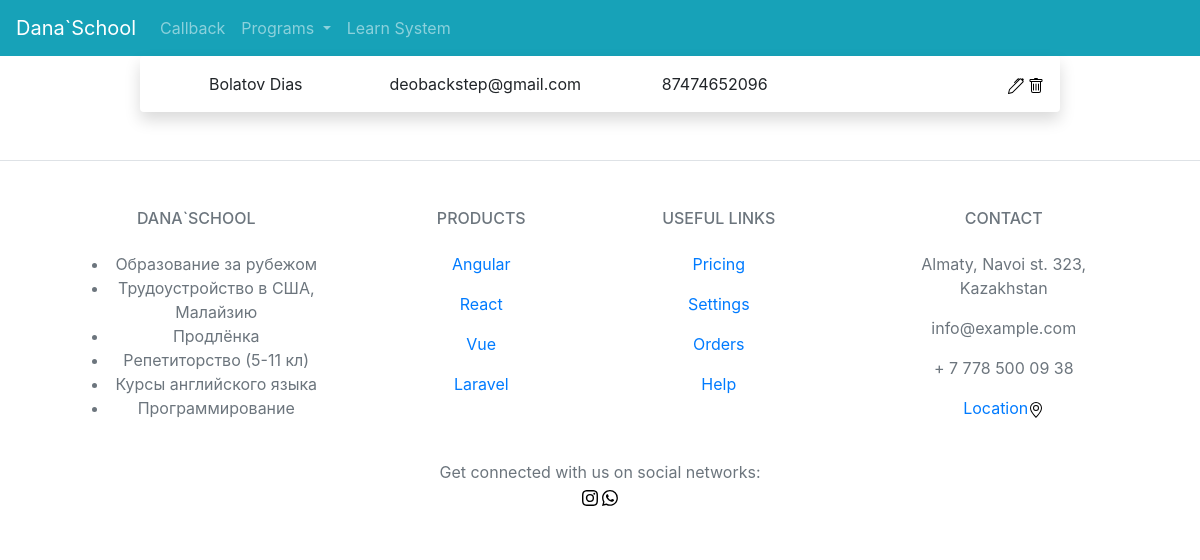
The page /backOffice on the database its author committed.
### main_app/models.py (models this page shows, shortened)
class Student(models.Model):
    last_name = models.CharField(max_length=50, null=False, blank=False)
    first_name = models.CharField(max_length=50, null=False, blank=False)
    email = models.EmailField(max_length=254, null=True, blank=True, unique=True)
    phone = PhoneNumberField(null=False, blank=False, unique=True)

### main_app/views.py (the view)
# urls.py: path('backOffice', views.backOfficeView, name='backOffice'),
def backOfficeView(request):
    return render(request, template_name='main_app/backOffice.html', context={
        'courses': Course.objects.all(),
        'callbackRequests': Student.objects.all()
    })

### templates/main_app/backOffice.html
{% extends 'main_app/base.html' %}
{% load static %}
{% block content %}
    {% for student in callbackRequests %}
        <div class="row">
            <div class="col-sm" align="center">
                {{ student.last_name }} {{ student.first_name }}
            </div>
            <div class="col-sm" align="center">
                {{ student.email }}
            </div>
            <div class="col-sm" align="center">
                {{ student.phone }}
            </div>
            <div class="col-sm" align="right">
                <a href="{% url 'updateStudent' student.pk %}">
                    <img src="{% static 'images/pen.svg' %}" alt="pen">
                </a>
                <a href="{% url 'deleteStudent' student.pk %}">
                    <img src="{% static 'images/trash.svg' %}" alt="trash">
                </a>
            </div>
        </div>
    {% endfor %}
{% endblock content %}

### rows shown on the page
Student: last_name "Bolatov", first_name "Dias", email "deobackstep@gmail.com", phone "87474652096"
